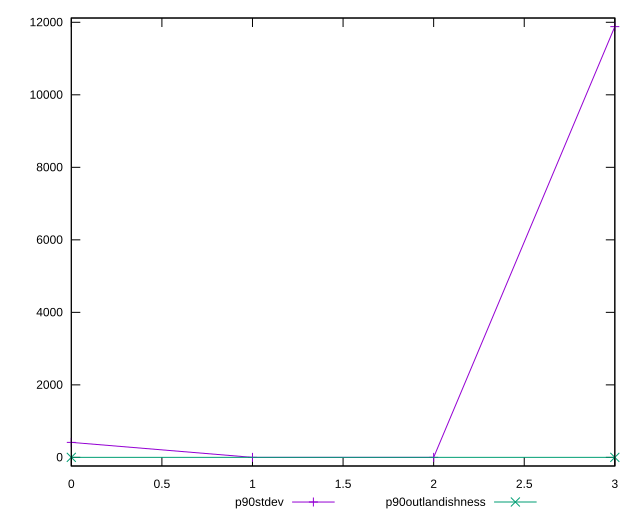

Generate this figure with gnuplot:
reset

$p90Stdev <<EOF
0 413.48072675407525
1 0
2 0
3 11880.47610268899
EOF

$p90Outlandishness <<EOF
0 0.9999834938874763
3 0.990173348119845
EOF

set key outside below
set xrange [0:3]
set yrange [-237.6095220537798:12118.08562474277]
set trange [-237.6095220537798:12118.08562474277]
set terminal svg size 640, 520 enhanced background rgb 'white'
set output "reports/report_00030_2021-02-24T20-42-31.540Z/uses-long-cache-ttl/progression/stddev.svg"

plot $p90Stdev title "p90stdev" with linespoints, \
     $p90Outlandishness title "p90outlandishness" with linespoints

reset
